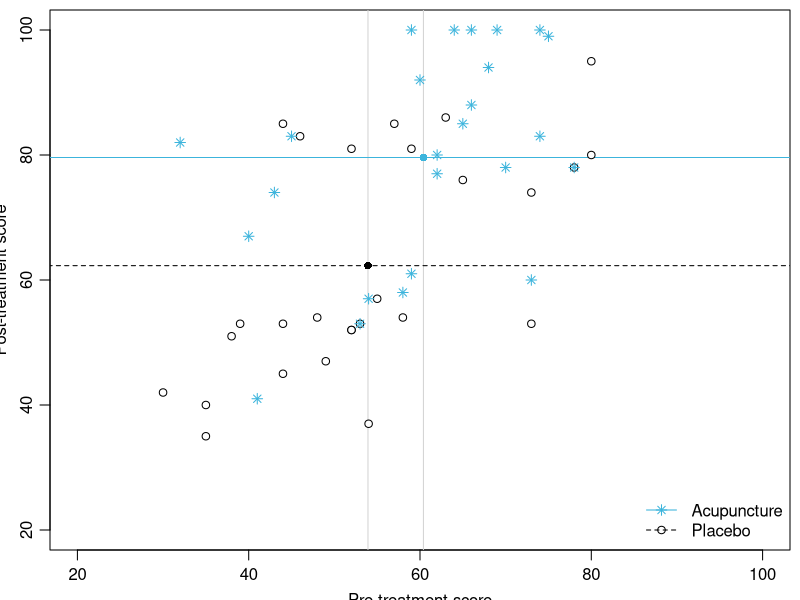
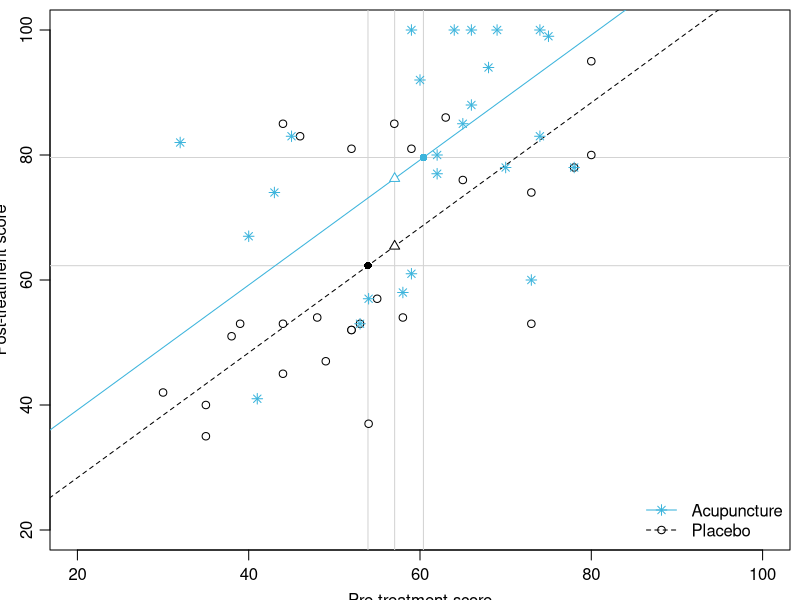
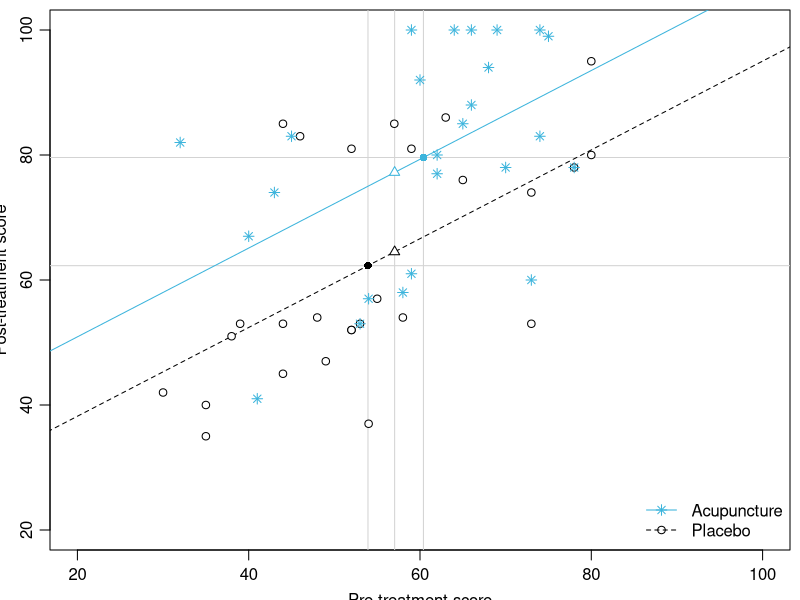
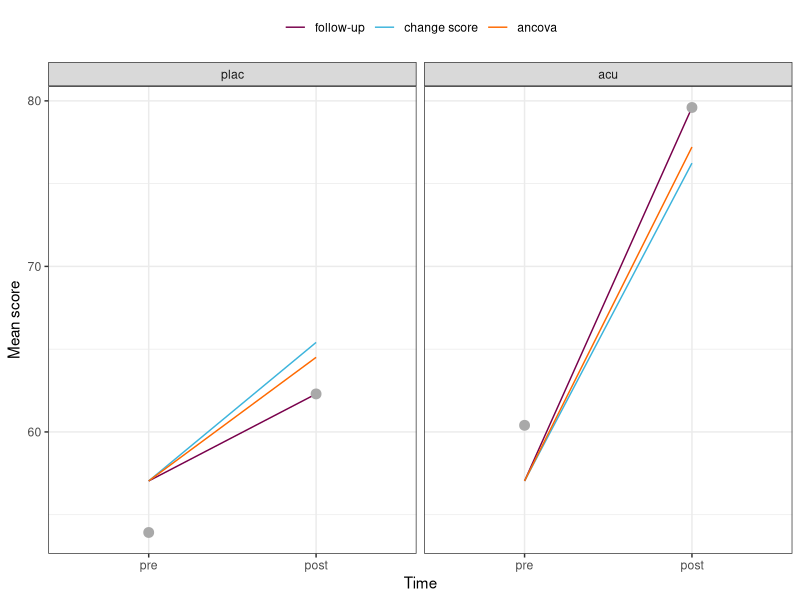

Here is the R script that generated these plots, in order:
# prepost.R
#
# content: (1) Kleinhenz analysis
#          (2) Plots
#
# input:  ../../data/kleinhenz.txt
# output: ../figures/acu-anco.pdf
#         ../figures/acu-chng.pdf
#         ../figures/acu-fwup.pdf
#
# last mod: Oct/16/2024, NW

# setwd("C:/Users/nwickelmaier/Nextcloud/Documents/teaching/iwm/mixed_models/slides/03_prepost/")

library(lme4)
library(ggplot2)

#--------------- (1) Kleinhenz analysis ---------------------------------------

# Read data
dat <- read.table("../../data/kleinhenz.txt" , header = TRUE)
dat$grp <- factor(dat$grp, levels = c("plac" , "acu" ))

# Change score analysis (beta1 = 1)
m0 <- lm(post - pre ~ grp, data = dat)
m1 <- lm(post ~ offset(pre) + grp, data = dat)

# Reshape data frame
datl <- reshape(dat, direction = "long", varying = list(1:2), v.names = "score")
datl$time <- factor(datl$time, levels = 1:2, labels = c("pre" , "post" ))

# LMM
m2 <- lmer(score ~ grp * time + (1 | id), data = datl)

# Compare residual variances
sigma(m1)^2
2 * sigma(m2)^2

# ANCOVA (beta1 frei setzen)
m3 <- lm(post ~ pre + grp, data = dat)
anova(m1, m3)

predict(m3, newdata = data.frame(pre = mean(dat$pre), grp = c("plac", "acu")))

# Reparametrization: intercept tests adjusted time effect in reference group
m4 <- lm(post - pre ~ scale(pre) + grp, data = dat)

#--------------- (2) Plots ----------------------------------------------------

lm0 <- lm(post ~ pre, dat)
lm1 <- lm(post ~ pre + grp, dat)          # ANCOVA
lm2 <- lm(post ~ pre * grp, dat)
lm3 <- lm(post ~ offset(pre) + grp, dat)  # Change Score Model
lm4 <- lm(post ~ grp, dat)                # t test post score

omean <- tapply(dat$post, dat$grp, mean)
pmean1 <- predict(lm1, data.frame(pre = mean(dat$pre), grp = c("plac", "acu")))
pmean3 <- predict(lm3, data.frame(pre = mean(dat$pre), grp = c("plac", "acu")))

pdf("../figures/acu-fwup.pdf", height = 3.375, width = 3.375, pointsize = 10)

par(mai = c(.5,.5,.1,.1), mgp = c(2,.7,0))
plot(post ~ pre, dat, type = "n", xlim = c(20,100), ylim = c(20,100),
  xlab = "Pre-treatment score", ylab = "Post-treatment score")
abline(v = tapply(dat$pre, dat$grp, mean), col = "lightgrey")
xval <- 1:110
lines(predict(lm4, data.frame(pre = xval, grp = "plac")) ~ xval, lty = 2)
lines(predict(lm4, data.frame(pre = xval, grp = "acu"))  ~ xval, col = "#3CB4DC")
points(post ~ pre, dat[dat$grp == "plac",], pch = 21, bg = "white")
points(post ~ pre, dat[dat$grp == "acu",], pch = 8, col = "#3CB4DC")
points(omean ~ tapply(pre, grp, mean), dat, pch = 16, col = c("black","#3CB4DC"))
legend("bottomright", c("Acupuncture", "Placebo"), pch = c(8,1), lty = 1:2,
  col = c("#3CB4DC", "black"), bty = "n")

dev.off()

pdf("../figures/acu-chng.pdf", height = 3.375, width = 3.375, pointsize = 10)

par(mai = c(.5,.5,.1,.1), mgp = c(2,.7,0))
plot(post ~ pre, dat, type = "n", xlim = c(20,100), ylim = c(20,100),
  xlab = "Pre-treatment score", ylab = "Post-treatment score")
abline(h = omean, v = c(mean(dat$pre), tapply(dat$pre, dat$grp, mean)),
  col = "lightgrey")
lines(predict(lm3, data.frame(pre = xval, grp = "plac")) ~ xval, lty = 2)
lines(predict(lm3, data.frame(pre = xval, grp = "acu"))  ~ xval, col = "#3CB4DC")
points(post ~ pre, dat[dat$grp == "plac",], pch = 21, bg = "white")
points(post ~ pre, dat[dat$grp == "acu",], pch = 8, col = "#3CB4DC")
points(omean ~ tapply(pre, grp, mean), dat, pch = 16, col = c("black","#3CB4DC"))
points(pmean3 ~ rep(mean(pre), 2), dat, pch = 24, bg = "white",
  col = c("black","#3CB4DC"))
legend("bottomright", c("Acupuncture", "Placebo"), pch = c(8,1), lty = 1:2,
  col = c("#3CB4DC", "black"), bty = "n")

dev.off()

pdf("../figures/acu-anco.pdf", height = 3.375, width = 3.375, pointsize = 10)

par(mai = c(.5,.5,.1,.1), mgp = c(2,.7,0))
plot(post ~ pre, dat, type = "n", xlim = c(20,100), ylim = c(20,100),
  xlab = "Pre-treatment score", ylab = "Post-treatment score")
abline(h = omean, v = c(mean(dat$pre), tapply(dat$pre, dat$grp, mean)), col = "lightgrey")
lines(predict(lm1, data.frame(pre = xval, grp = "plac")) ~ xval, lty = 2)
lines(predict(lm1, data.frame(pre = xval, grp = "acu"))  ~ xval, col = "#3CB4DC")
points(post ~ pre, dat[dat$grp == "plac",], pch = 21, bg = "white")
points(post ~ pre, dat[dat$grp == "acu",], pch = 8, col = "#3CB4DC")
points(omean ~ tapply(pre, grp, mean), dat, pch = 16, col = c("black","#3CB4DC"))
points(pmean1 ~ rep(mean(pre), 2), dat, pch = 24, bg = "white",
  col = c("black","#3CB4DC"))
legend("bottomright", c("Acupuncture", "Placebo"), pch = c(8,1), lty = 1:2,
  col = c("#3CB4DC", "black"), bty = "n")

dev.off()

### Time effect plots

dat1 <- data.frame(grp = c("plac", "acu"),
                   mean = predict(lm4,
                     newdat = data.frame(grp = c("plac", "acu"))
                     )
                   )
dat1$model <- "follow-up"


dat2 <- data.frame(grp = c("plac", "acu"),
                   mean = predict(lm3,
                     newdat = data.frame(grp = c("plac", "acu"),
                                         pre = mean(dat$pre)))
                   )
dat2$model <- "change score"

dat3 <- data.frame(grp = c("plac", "acu"),
                   mean = predict(lm1,
                     newdat = data.frame(grp = c("plac", "acu"),
                                         pre = mean(dat$pre)))
                   )
dat3$model <- "ancova"


datplot <- rbind(dat1, dat2, dat3)
datplot <- rbind(datplot, datplot)
datplot$time <- rep(c("post", "pre"), each = 6)
datplot$mean[datplot$time == "pre"] <- mean(dat$pre)

datplot$grp <- factor(datplot$grp, levels = c("plac", "acu"))
datplot$time <- factor(datplot$time, levels = c("pre" , "post"))
datplot$model <- factor(datplot$model, levels = c("follow-up", "change score", "ancova"))

mean_obs <- aggregate(cbind(pre, post) ~ grp, dat, mean)
mean_obs <- reshape(mean_obs, direction = "long",
                    varying = list(c("pre", "post")),
                    times = c("pre", "post"),
                    v.names = "mean")[, -4]

pdf("../figures/acu-timeeffects.pdf", height = 3.375, width = 5, pointsize = 10)

ggplot(datplot) +
  geom_line(aes(x = time, y = mean, group = model, color = model)) +
  geom_point(mean_obs, mapping = aes(x = time, y = mean), size = 3, color = "darkgray") +
  facet_wrap( ~ grp) +
  scale_color_manual(values = c("#78004B", "#3CB4DC", "#FF6900")) +
  xlab("Time") +
  ylab("Mean score") +
  theme_bw() +
  theme(legend.position = "top", legend.title=element_blank())

dev.off()

